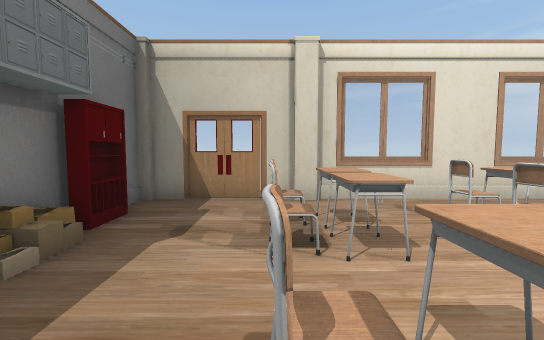
View 1 (above)

12 first-person views from a walk through a scene from a Unity 3-D project. The camera is 1.2 m above the floor, tilts 4° down and sees 90° across. The floor is counted in squares, 1 m on a side. Each view is taken from the middle of a square. On the plan, view 1 faces up. The plan holds only what a view shows up to about 13 squares ahead; the rest is blank. The player character is not drawn. Some surface patterns are stand-ins.

View 2
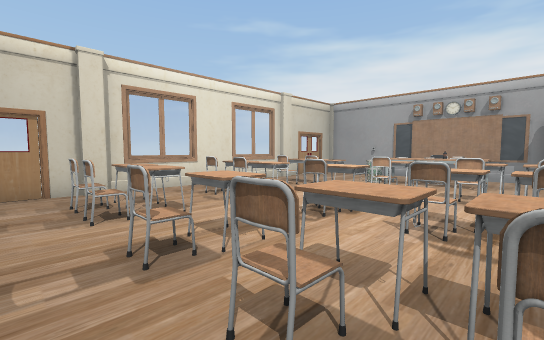

View 3
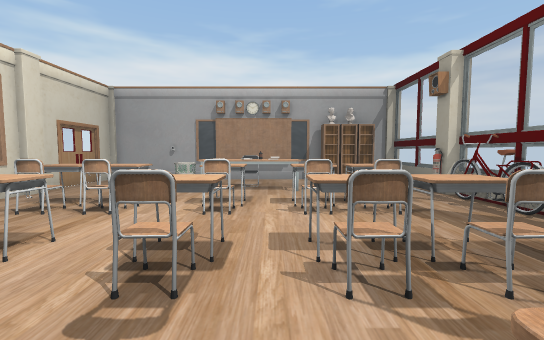

View 4
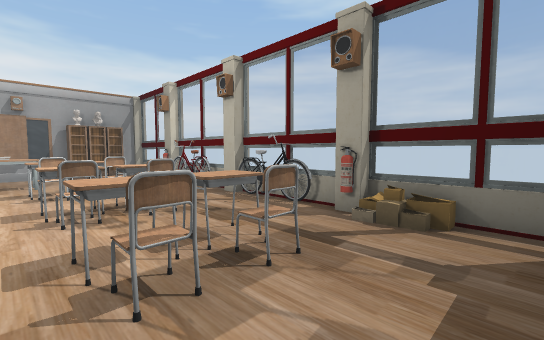

View 5
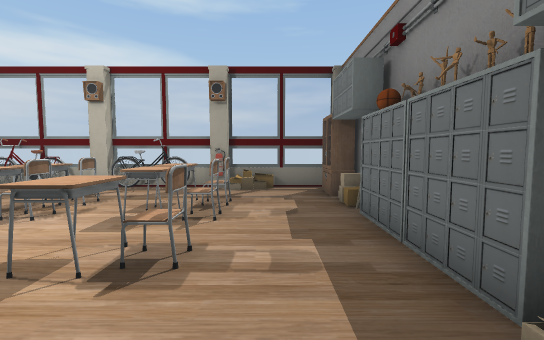

View 6
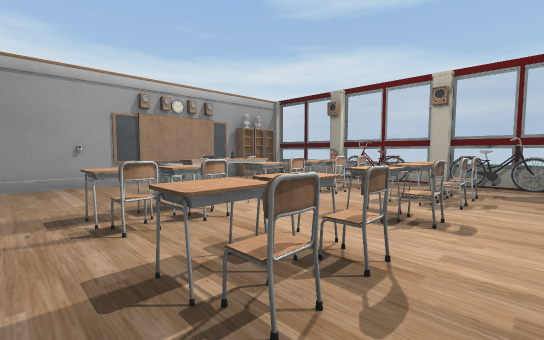

View 7
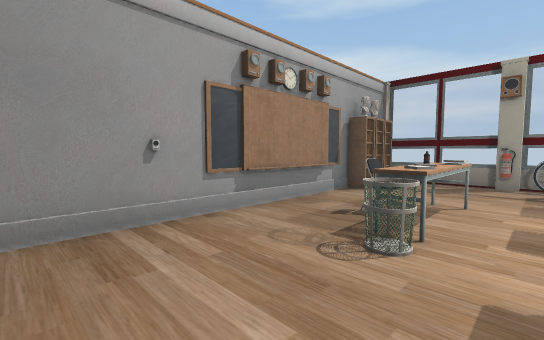

View 8
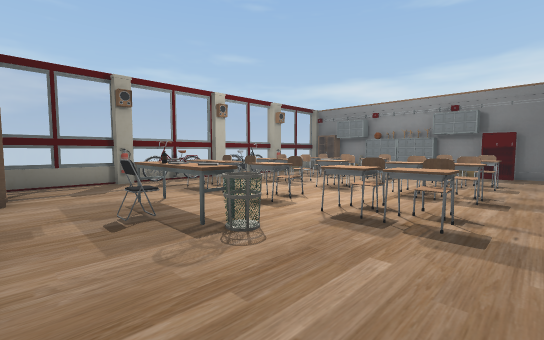

View 9
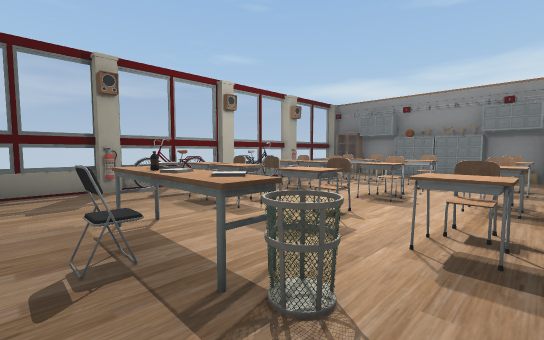

View 10
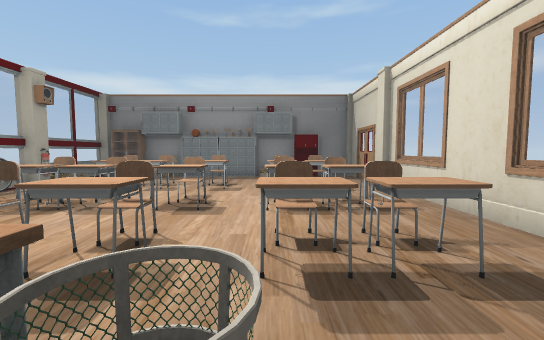

View 11
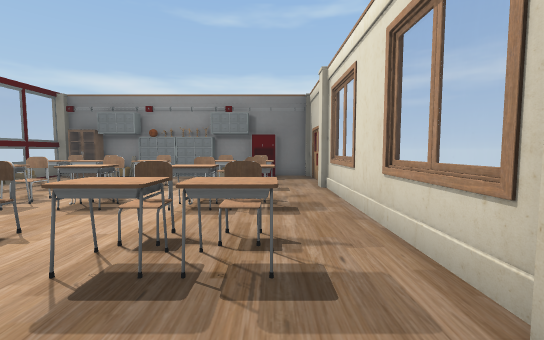

View 12
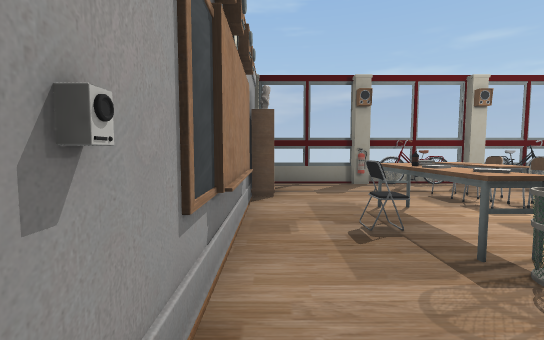

### Floor plan
Points are (right, up) in squares from view 1. A wall is a line through its corners. A room is listed if a view was taken in it or the views show most of it. See-through windows are left out.
Room 1 (views 1, 2, 3, 4, 5, 6, 7, 8, 9, 10, 11, 12)
walls: (5.4, -5.1) (8.5, -5.1); (8.4, 6.8) (1.4, 6.8); (0.5, 6.8) (-3, 6.8); (9.4, -5.1) (12.6, -5.1) (12.6, -0.4); (12.6, 1.4) (12.6, 6.8) (9.4, 6.8); (-3.3, 3.6) (-3.3, 2.5); (-2.5, -5.1) (4.4, -5.1); (-3.3, 6.6) (-3.3, 5.5)
objects: other object (-3, -5); other object (-3, -4) to (-3, -3); other object (-3, -2); other object (-3, -1) to (-3, 0); other object (-3, 1) to (-3, 2); other object (-3, 4) to (-3, 5); other object (0, -2); other object (0, -1); other object (0, 1); other object (0, 3); other object (0, 4); other object (1, -5); other object (1, -3) to (1, -2); other object (1, -1); other object (1, 1); other object (1, 3) to (1, 4); other object (1, 5); other object (1, 7); other object (3, -5); other object (3, -2); other object (3, -1); other object (3, 1); other object (3, 3); other object (3, 5); other object (4, -3) to (4, -2); other object (4, -1); other object (4, 1); other object (4, 3) to (4, 4); other object (4, 5); other object (5, -5); other object (6, -2); other object (6, -1); other object (6, 1); other object (6, 3); other object (6, 5); other object (7, -5); other object (7, -3) to (7, -2); other object (7, -1); other object (7, 1); other object (7, 3) to (7, 4); other object (7, 5); other object (9, -5); other object (9, -1) to (10, 2); other object (9, 3); other object (9, 7); other object (10, 0); other object (10, 1); other object (12, -4); other object (12, -3); other object (12, -2)

Positions as (right, up) in squares from view 1, and headings:
1: (0, 0), facing up
2: (-1, -2), facing up-right
3: (1, 0), facing right
4: (-2, 0), facing down-right
5: (-1, 4), facing down
6: (2, 6), facing down-right
7: (8, 6), facing down-right
8: (12, 6), facing down-left
9: (11, 4), facing down-left
10: (10, 3), facing left
11: (10, 5), facing left
12: (12, 5), facing down
